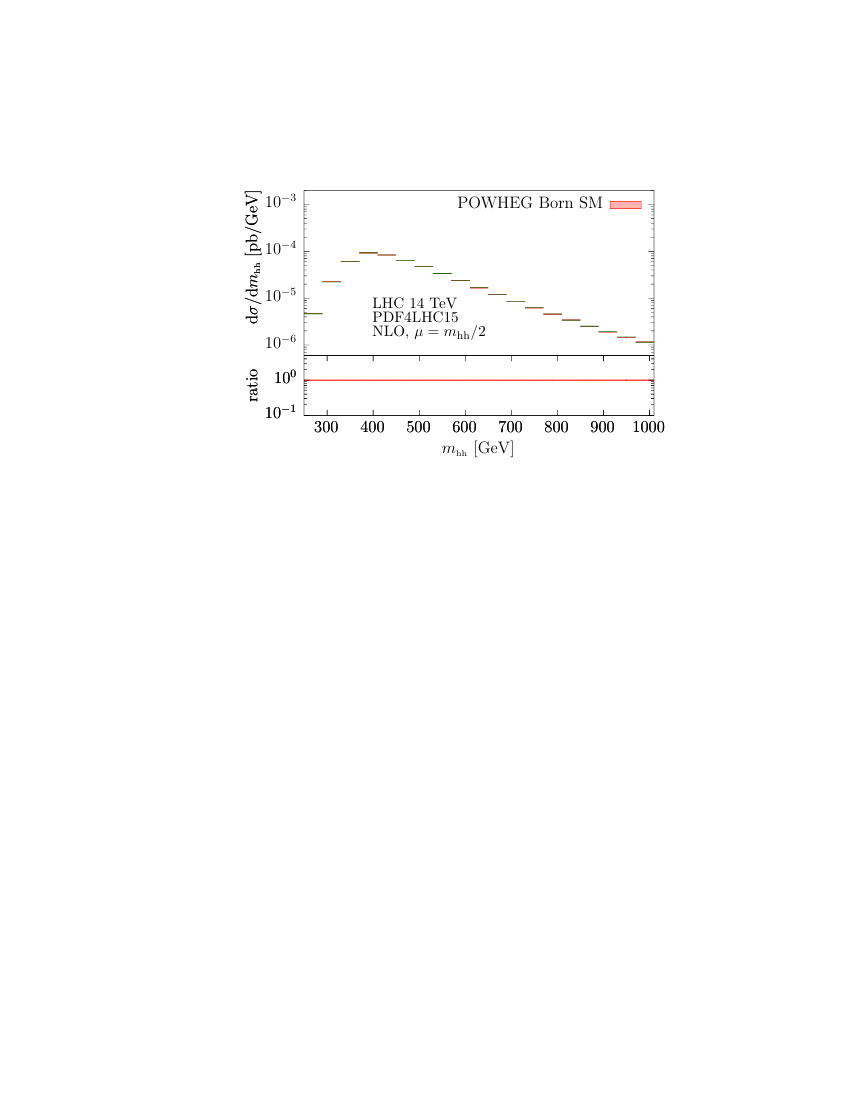

The gnuplot source for this figure:
reset

# pdf=0: build an eps file, and from this a pdf file
# pdf=1 : build directly a pdf file
pdf=1
outputfile =  "LO_CPP_chhh_1_ct_1_ctt_0_cg_0_cgg_0"

outputfileeps = outputfile.'.eps'
outputfilepdf = outputfile.'.pdf'

set style fill   pattern 2 border
set datafile separator whitespace

if (pdf==0) {
set terminal cairolatex eps color transparent
}
else {
set terminal cairolatex pdf color transparent
}

system "rm -f data.*"
set output "data.tex"


# GnuPlot index:
# ---------------
theIndex = 'HH-m-000'

# Where to find the gnuplot data files:
# --------------------------------------
dirNLO11_1 = '../test_Bornonly/'
dirNLO12_1 = '../test_Bornonly/'
dirNLO13_1 = '../test_Bornonly/'

dirNLO11_2 = '../test_Bornonly/'
dirNLO12_2 = '../test_Bornonly/'
dirNLO13_2 = '../test_Bornonly/'

# Input files:
# -------------
hhnlo_1      = dirNLO11_1.'pwg-NLO.top'
hhnlo_max_1  = dirNLO12_1.'pwg-NLO.top'
hhnlo_min_1  = dirNLO13_1.'pwg-NLO.top'

hhnlo_2      = dirNLO11_2.'POWHEGvsFULL_bornonly.top'
hhnlo_max_2      = dirNLO12_2.'POWHEGvsFULL_bornonly.top'
hhnlo_min_2      = dirNLO13_2.'POWHEGvsFULL_bornonly.top'


# Data to make scale uncertainty bands:
# --------------------------------------
band_nlo_1  = '< ./pastegnudata -i '.theIndex.' '.hhnlo_1.' '.hhnlo_max_1.' '.hhnlo_min_1
band_nlo_2  = '< ./pastegnudata -i '.theIndex.' '.hhnlo_2.' '.hhnlo_max_2.' '.hhnlo_min_2


# Scale uncertainty bands in the ratio plot:
# -------------------------------------------
reference = hhnlo_1
rat_band_nlo_1  = '< ./pastegnudata -i '.theIndex.' '.reference.' '.hhnlo_1.' '.hhnlo_max_1.' '.hhnlo_min_1
rat_band_nlo_2  = '< ./pastegnudata -i '.theIndex.' '.reference.' '.hhnlo_2.' '.hhnlo_max_2.' '.hhnlo_min_2


# Setting colours, line-types:
# -----------------------------
col_1        = "red"
col_2        = "dark-green"
lt_1         = "1"
lt_2         = "2"

# Titles for legend (generated from input files):
# ------------------------------------------------
tit_hhnlo_1 = 'POWHEG Born SM'
tit_hhnlo_2 = 'CPP Born SM'


# Titles for x-axis and y-axis:
# ------------------------------
thexlabel = \
'$ m_{\scriptscriptstyle \mathrm{hh}}$ [GeV]'
set label \
'${\mathrm d}\sigma/{\mathrm d} \
m_{\scriptscriptstyle \mathrm{hh}}$ \
[pb/GeV]' \
at screen 0.15 , 0.50 rotate
set label 'ratio' at screen 0.15 , 0.24 rotate

# Settings for the legend:
# -------------------------
# set key left / right / top / bottom / outside / inside
set key inside right vertical maxrows 4
set key spacing 1.3

# Blurb to set up axes, margins etc:
# -----------------------------------

set multiplot
set origin 0.0,0.0
set size   1.0,1.0
set lmargin at screen 0.25
set rmargin at screen 0.95
set tmargin at screen 0.95
set bmargin at screen 0.40
#set datafile fortran

set xrange [250:1010] writeback
unset xtics
set yrange [6e-7:2e-3] writeback
set log y
set format y "$10^{%L}$"

set macros

set label 14 '\small{LHC 14 TeV}'              at 400, 7.e-6
set label 15 '\small{PDF4LHC15}'           at 400, 3.508e-6
set label 16 '\small{NLO, $\mu=m_{\mathrm{hh}}/2$}' at 400, 1.758e-6

# Functions to plot data arrays:
# -------------------------------
range1  = "(($1+$2)/2):3:1:2:($3-$4):($3+$4)"
range2  = "(($1+$2)/2):3:1:2:11:7"
range8  = "(($1+$2)/2):3:1:2:11:11"
range3  = "(($1+$2)/2):3:1:2:3:3"
range4  = "($1+$2)/2:($7/$3):1:2:($15/$3):($11/$3)"
range5  = "($1+$2)/2:($11/$3):1:2:($11/$3):($11/$3)"
range6  = "($1+$2)/2:($15/$3):1:2:($15/$3):($15/$3)"
range7  = "($1+$2)/2:($7/$3):1:2:($7/$3)*(1-(($4/$3)**2+($8/$7)**2)**0.5):($7/$3)*(1+(($4/$3)**2+($8/$7)**2)**0.5)" # histeps "other" line

# The bit that does the main plots:
# ----------------------------------
set bar 0
plot \
band_nlo_1 index theIndex using @range8 with boxxyerrorbars fs solid 0.3 border \
title tit_hhnlo_1  \
lc rgb col_1 lw 1 lt lt_1 \
,\
band_nlo_1 index theIndex using @range2 with boxxyerrorbars fs solid 0.3 noborder \
title ""  \
lc rgb col_1 lw 1 lt lt_1 \
,\
hhnlo_max_1 index theIndex using @range3 with boxxyerrorbars fs solid 0.3 border \
title ""  \
lc rgb col_1 lw 1 lt lt_1 \
,\
hhnlo_min_1 index theIndex using @range3 with boxxyerrorbars fs solid 0.3 border \
title ""  \
lc rgb col_1 lw 1 lt lt_1 \
,\
band_nlo_1 index theIndex using @range1 with xyerrorbars \
title "" \
lc rgb col_1 lw 1 lt lt_2 pt -1 \
,\
band_nlo_2 index theIndex using @range8 with boxxyerrorbars fs solid 0.3 border \
title tit_hhnlo_2  \
lc rgb col_2 lw 1 lt lt_1 \
,\
band_nlo_2 index theIndex using @range2 with boxxyerrorbars fs solid 0.3 noborder \
title ""  \
lc rgb col_2 lw 1 lt lt_1 \
,\
hhnlo_max_2 index theIndex using @range3 with boxxyerrorbars fs solid 0.3 border \
title ""  \
lc rgb col_2 lw 1 lt lt_1 \
,\
hhnlo_min_2 index theIndex using @range3 with boxxyerrorbars fs solid 0.3 border \
title ""  \
lc rgb col_2 lw 1 lt lt_1 \
,\
band_nlo_2 index theIndex using @range1 with xyerrorbars \
title "" \
lc rgb col_2 lw 1 lt lt_2 pt -1 \


# Blurb to set up the ratio plot window:
# ---------------------------------------
set tmargin at screen 0.4
set bmargin at screen 0.2
#set nolog y
set yrange [1e-1:5e+0]
#set xrange restore
set xlabel thexlabel
set format x
set key off
set tics front
#set format y "%6.1f"
set format y "$10^{%L}$"
#set ytics 1
#set mytics 5
set xtics

unset label 14
unset label 15
unset label 16

# The bit that does the ratio plots:
# -----------------------------------
plot \
rat_band_nlo_1 index theIndex using @range4 with boxxyerrorbars fs  solid 0.1  noborder \
title ""  \
lc rgb col_1 lw 1 lt lt_1 \
,\
rat_band_nlo_1 index theIndex using @range5 with boxxyerrorbars fs  solid 0.1  border \
title ""  \
lc rgb col_1 lw 1 lt lt_1 \
,\
rat_band_nlo_1 index theIndex using @range6 with boxxyerrorbars fs  solid 0.1  border \
title ""  \
lc rgb col_1 lw 1 lt lt_1 \
,\
rat_band_nlo_1 index theIndex using @range7 with xyerrorbars \
lc rgb col_1 lw 1 lt lt_2 pt -1 \
,\
rat_band_nlo_2 index theIndex using @range4 with boxxyerrorbars fs  solid 0.1  noborder \
title ""  \
lc rgb col_2 lw 1 lt lt_1 \
,\
rat_band_nlo_2 index theIndex using @range5 with boxxyerrorbars fs  solid 0.1  border \
title ""  \
lc rgb col_2 lw 1 lt lt_1 \
,\
rat_band_nlo_2 index theIndex using @range6 with boxxyerrorbars fs  solid 0.1  border \
title ""  \
lc rgb col_2 lw 1 lt lt_1 \
,\
rat_band_nlo_2 index theIndex using @range7 with xyerrorbars \
lc rgb col_2 lw 1 lt lt_2 pt -1 \

# Last bit to do latex and create output the pdf file:
# -----------------------------------------------------
unset multiplot

set output

if (pdf==1) {
system "pdflatex -interaction=batchmode tot.tex > /dev/null"
system "mv tot.pdf " . outputfilepdf
system "pdfcrop " . outputfilepdf ." " . outputfilepdf
}

if (pdf==0) {
system "latex -interaction=batchmode tot.tex"
system "dvips -E tot.dvi -o " . outputfileeps
system "./bbox " . outputfileeps
system "epstopdf " . outputfileeps
system "pdfcrop " . outputfilepdf ." " . outputfilepdf
}
